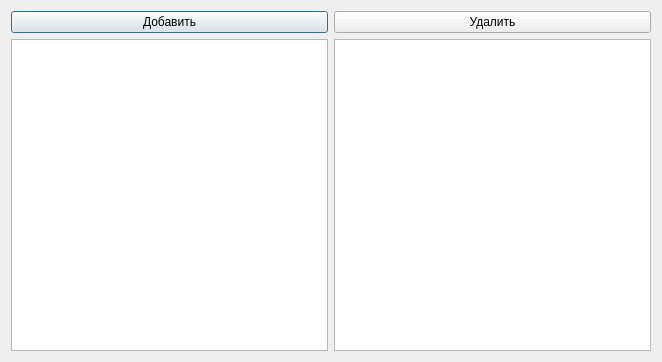
<?xml version="1.0" encoding="UTF-8"?>
<ui version="4.0">
 <class>TaskList</class>
 <widget class="QDialog" name="TaskList">
  <property name="geometry">
   <rect>
    <x>0</x>
    <y>0</y>
    <width>662</width>
    <height>362</height>
   </rect>
  </property>
  <property name="windowTitle">
   <string>Dialog</string>
  </property>
  <layout class="QGridLayout" name="gridLayout">
   <item row="1" column="1">
    <widget class="QListView" name="completedListView">
     <property name="styleSheet">
      <string notr="true"/>
     </property>
    </widget>
   </item>
   <item row="0" column="0">
    <widget class="QPushButton" name="addButton">
     <property name="text">
      <string>Добавить</string>
     </property>
    </widget>
   </item>
   <item row="1" column="0">
    <widget class="QListView" name="notCompletedListView"/>
   </item>
   <item row="0" column="1">
    <widget class="QPushButton" name="removeButton">
     <property name="text">
      <string>Удалить</string>
     </property>
    </widget>
   </item>
  </layout>
 </widget>
 <resources/>
 <connections/>
</ui>
